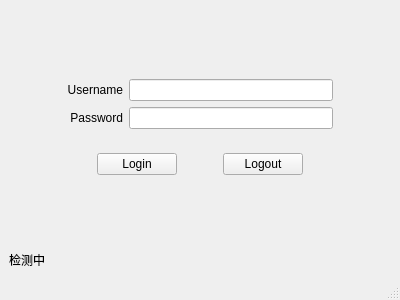
<?xml version="1.0" encoding="UTF-8"?>
<ui version="4.0">
 <class>MainWindow</class>
 <widget class="QMainWindow" name="MainWindow">
  <property name="geometry">
   <rect>
    <x>0</x>
    <y>0</y>
    <width>400</width>
    <height>300</height>
   </rect>
  </property>
  <property name="windowTitle">
   <string>Web auth</string>
  </property>
  <widget class="QWidget" name="centralwidget">
   <layout class="QVBoxLayout" name="verticalLayout_3">
    <item>
     <spacer name="verticalSpacer">
      <property name="orientation">
       <enum>Qt::Vertical</enum>
      </property>
      <property name="sizeType">
       <enum>QSizePolicy::Expanding</enum>
      </property>
      <property name="sizeHint" stdset="0">
       <size>
        <width>20</width>
        <height>40</height>
       </size>
      </property>
     </spacer>
    </item>
    <item>
     <widget class="QWidget" name="widget" native="true">
      <layout class="QVBoxLayout" name="verticalLayout_2">
       <item>
        <widget class="QWidget" name="widget_2" native="true">
         <layout class="QGridLayout" name="gridLayout">
          <item row="1" column="2">
           <widget class="QLineEdit" name="userPasswdLineEdit">
            <property name="echoMode">
             <enum>QLineEdit::Password</enum>
            </property>
           </widget>
          </item>
          <item row="0" column="1">
           <widget class="QLabel" name="label">
            <property name="text">
             <string>Username</string>
            </property>
            <property name="alignment">
             <set>Qt::AlignRight|Qt::AlignTrailing|Qt::AlignVCenter</set>
            </property>
           </widget>
          </item>
          <item row="0" column="2">
           <widget class="QLineEdit" name="userNameLineEdit"/>
          </item>
          <item row="1" column="1">
           <widget class="QLabel" name="label_2">
            <property name="text">
             <string>Password</string>
            </property>
            <property name="alignment">
             <set>Qt::AlignRight|Qt::AlignTrailing|Qt::AlignVCenter</set>
            </property>
           </widget>
          </item>
          <item row="0" column="0">
           <spacer name="horizontalSpacer_4">
            <property name="orientation">
             <enum>Qt::Horizontal</enum>
            </property>
            <property name="sizeType">
             <enum>QSizePolicy::Preferred</enum>
            </property>
            <property name="sizeHint" stdset="0">
             <size>
              <width>40</width>
              <height>20</height>
             </size>
            </property>
           </spacer>
          </item>
          <item row="0" column="3">
           <spacer name="horizontalSpacer_5">
            <property name="orientation">
             <enum>Qt::Horizontal</enum>
            </property>
            <property name="sizeType">
             <enum>QSizePolicy::Preferred</enum>
            </property>
            <property name="sizeHint" stdset="0">
             <size>
              <width>40</width>
              <height>20</height>
             </size>
            </property>
           </spacer>
          </item>
         </layout>
        </widget>
       </item>
       <item>
        <widget class="QWidget" name="widget_4" native="true">
         <layout class="QHBoxLayout" name="horizontalLayout_3">
          <item>
           <spacer name="horizontalSpacer">
            <property name="orientation">
             <enum>Qt::Horizontal</enum>
            </property>
            <property name="sizeHint" stdset="0">
             <size>
              <width>40</width>
              <height>20</height>
             </size>
            </property>
           </spacer>
          </item>
          <item>
           <widget class="QPushButton" name="logInButton">
            <property name="text">
             <string>Login</string>
            </property>
           </widget>
          </item>
          <item>
           <spacer name="horizontalSpacer_3">
            <property name="orientation">
             <enum>Qt::Horizontal</enum>
            </property>
            <property name="sizeType">
             <enum>QSizePolicy::Preferred</enum>
            </property>
            <property name="sizeHint" stdset="0">
             <size>
              <width>40</width>
              <height>20</height>
             </size>
            </property>
           </spacer>
          </item>
          <item>
           <widget class="QPushButton" name="logoutButton">
            <property name="text">
             <string>Logout</string>
            </property>
           </widget>
          </item>
          <item>
           <spacer name="horizontalSpacer_2">
            <property name="orientation">
             <enum>Qt::Horizontal</enum>
            </property>
            <property name="sizeHint" stdset="0">
             <size>
              <width>40</width>
              <height>20</height>
             </size>
            </property>
           </spacer>
          </item>
         </layout>
        </widget>
       </item>
      </layout>
     </widget>
    </item>
    <item>
     <spacer name="verticalSpacer_2">
      <property name="orientation">
       <enum>Qt::Vertical</enum>
      </property>
      <property name="sizeType">
       <enum>QSizePolicy::Expanding</enum>
      </property>
      <property name="sizeHint" stdset="0">
       <size>
        <width>20</width>
        <height>40</height>
       </size>
      </property>
     </spacer>
    </item>
    <item>
     <widget class="QLabel" name="networkLabel">
      <property name="text">
       <string>检测中</string>
      </property>
     </widget>
    </item>
   </layout>
  </widget>
  <widget class="QMenuBar" name="menubar">
   <property name="geometry">
    <rect>
     <x>0</x>
     <y>0</y>
     <width>400</width>
     <height>28</height>
    </rect>
   </property>
  </widget>
  <widget class="QStatusBar" name="statusbar"/>
 </widget>
 <tabstops>
  <tabstop>userNameLineEdit</tabstop>
  <tabstop>userPasswdLineEdit</tabstop>
  <tabstop>logInButton</tabstop>
  <tabstop>logoutButton</tabstop>
 </tabstops>
 <resources/>
 <connections/>
</ui>
